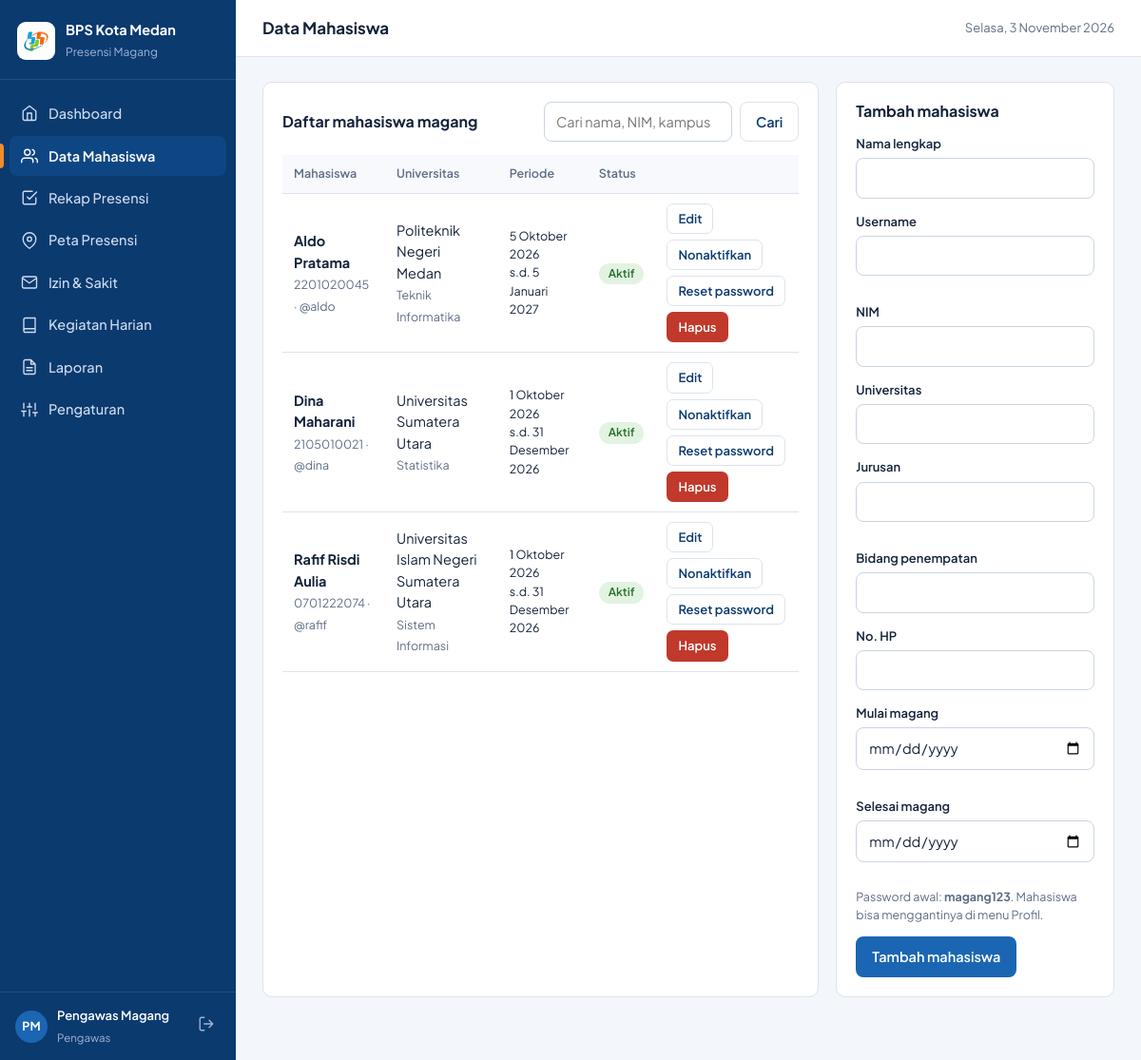
Page /admin/mahasiswa.php (signed in) on the committed database.
### tables this page shows
CREATE TABLE users (
  id INT AUTO_INCREMENT PRIMARY KEY,
  nama VARCHAR(100) NOT NULL,
  username VARCHAR(50) NOT NULL UNIQUE,
  password VARCHAR(255) NOT NULL,
  role ENUM('admin','mahasiswa') NOT NULL DEFAULT 'mahasiswa',
  nim VARCHAR(30) DEFAULT NULL,
  universitas VARCHAR(100) DEFAULT NULL,
  jurusan VARCHAR(100) DEFAULT NULL,
  bidang VARCHAR(100) DEFAULT NULL,
  no_hp VARCHAR(20) DEFAULT NULL,
  mulai_magang DATE DEFAULT NULL,
  selesai_magang DATE DEFAULT NULL,
  status ENUM('aktif','nonaktif') NOT NULL DEFAULT 'aktif',
  created_at TIMESTAMP DEFAULT CURRENT_TIMESTAMP
);

### admin/mahasiswa.php (the view, shortened to what this page needs)
<?php
require __DIR__ . '/../includes/functions.php';
$edit = isset($_GET['edit']) ? q("SELECT * FROM users WHERE id=? AND role='mahasiswa'", [(int)$_GET['edit']])->fetch() : null;
$cari = trim($_GET['cari'] ?? '');
$cariLike = '%' . str_replace(['\\', '%', '_'], ['\\\\', '\%', '\_'], $cari) . '%';
$rows = q("SELECT * FROM users WHERE role='mahasiswa' AND (nama LIKE ? OR nim LIKE ? OR universitas LIKE ?) ORDER BY status, nama", [$cariLike, $cariLike, $cariLike])->fetchAll();
$v = fn($k) => e($edit[$k] ?? '');
?>
<div class="grid g-side">
<div class="card"><div class="card-h"><h2>Daftar mahasiswa magang</h2>
  <form method="get" style="display:flex;gap:8px"><input name="cari" placeholder="Cari nama, NIM, kampus" value="<?= e($cari) ?>"><button class="btn btn-line">Cari</button></form></div>
<div class="tw"><table><thead><tr><th>Mahasiswa</th><th>Universitas</th><th>Periode</th><th>Status</th><th></th></tr></thead><tbody>
<?php foreach ($rows as $m): ?><tr><td><b><?= e($m['nama']) ?></b><br><span class="muted small"><?= e($m['nim']) ?> &middot; @<?= e($m['username']) ?></span></td>
<td><?= e($m['universitas']) ?><br><span class="muted small"><?= e($m['jurusan']) ?></span></td>
<td class="small"><?= e(tgl($m['mulai_magang'])) ?><br>s.d. <?= e(tgl($m['selesai_magang'])) ?></td>
<td><?= $m['status'] === 'aktif' ? '<span class="badge b-ok">Aktif</span>' : '<span class="badge b-mute">Nonaktif</span>' ?></td>
<td><form method="post" style="display:flex;gap:6px;flex-wrap:wrap"><?= csrf_field() ?>
<a class="btn btn-line btn-sm" href="?edit=<?= $m['id'] ?>">Edit</a>
<button class="btn btn-line btn-sm" name="toggle" value="<?= $m['id'] ?>" data-confirm="Ubah status akun ini?"><?= $m['status'] === 'aktif' ? 'Nonaktifkan' : 'Aktifkan' ?></button>
<button class="btn btn-line btn-sm" name="reset" value="<?= $m['id'] ?>" data-confirm="Reset password menjadi magang123?">Reset password</button>
<button class="btn btn-bad btn-sm" name="hapus" value="<?= $m['id'] ?>" data-confirm="Hapus mahasiswa <?= e($m['nama']) ?>? Semua data presensi, izin, dan kegiatan akan ikut terhapus dan tidak dapat dikembalikan.">Hapus</button></form></td></tr>
<?php endforeach; if (!$rows): ?><tr><td colspan="5" class="empty">Belum ada data mahasiswa.</td></tr><?php endif; ?></tbody></table></div></div>
<form class="card" method="post"><h2><?= $edit ? 'Edit mahasiswa' : 'Tambah mahasiswa' ?></h2><?= csrf_field() ?><input type="hidden" name="id" value="<?= (int)($edit['id'] ?? 0) ?>">
<div class="fg"><label for="a">Nama lengkap</label><input id="a" name="nama" value="<?= $v('nama') ?>" required></div>
<div class="frow"><div class="fg"><label for="b">Username</label><input id="b" name="username" value="<?= $v('username') ?>" required></div><div class="fg"><label for="c">NIM</label><input id="c" name="nim" value="<?= $v('nim') ?>"></div></div>
<div class="fg"><label for="d">Universitas</label><input id="d" name="universitas" value="<?= $v('universitas') ?>"></div>
<div class="frow"><div class="fg"><label for="e">Jurusan</label><input id="e" name="jurusan" value="<?= $v('jurusan') ?>"></div><div class="fg"><label for="f">Bidang penempatan</label><input id="f" name="bidang" value="<?= $v('bidang') ?>"></div></div>
<div class="fg"><label for="g">No. HP</label><input id="g" name="no_hp" value="<?= $v('no_hp') ?>"></div>
<div class="frow"><div class="fg"><label for="h">Mulai magang</label><input id="h" type="date" name="mulai" value="<?= $v('mulai_magang') ?>"></div><div class="fg"><label for="i">Selesai magang</label><input id="i" type="date" name="selesai" value="<?= $v('selesai_magang') ?>"></div></div>
<?php if (!$edit): ?><p class="muted small">Password awal: <b>magang123</b>. Mahasiswa bisa menggantinya di menu Profil.</p><?php endif; ?>
<div class="actions"><button class="btn"><?= $edit ? 'Simpan perubahan' : 'Tambah mahasiswa' ?></button><?php if ($edit): ?><a class="btn btn-line" href="<?= e(url('admin/mahasiswa.php')) ?>">Batal</a><?php endif; ?></div></form>
</div>

### assets/css/style.css (style rules this page uses)
:root { --navy:#0B3A6F;--navy2:#0E4684;--blue:#1B66B3;--sky:#E6EFFA;--orange:#F28C28;--green:#3E9B3B;--ink:#14233A;--mute:#5E6E85;--line:#DCE4EE;--bg:#F3F6FA;--card:#fff;--bad:#C0392B;--side:248px }
* { box-sizing:border-box }
html,body { margin:0 }
body { font-family:'Plus Jakarta Sans',system-ui,-apple-system,'Segoe UI',sans-serif;background:var(--bg);color:var(--ink);font-size:14.5px;line-height:1.55 }
a { color:var(--blue);text-decoration:none }
h1,h2,h3 { margin:0;line-height:1.25 }
h2 { font-size:16px;font-weight:700 }
.card { background:var(--card);border:1px solid var(--line);border-radius:10px;padding:20px;margin-bottom:18px }
.card>h2 { margin-bottom:14px }
.card-h { display:flex;align-items:center;gap:12px;flex-wrap:wrap;margin-bottom:14px }
.card-h h2 { margin-right:auto }
.grid { display:grid;gap:18px }
.g-side { grid-template-columns:2fr 1fr }
.btn { display:inline-flex;align-items:center;justify-content:center;gap:8px;border:1px solid transparent;border-radius:8px;padding:9px 16px;font:inherit;font-weight:600;cursor:pointer;background:var(--blue);color:#fff;text-decoration:none }
.btn-bad { background:var(--bad) }
.btn-line { background:#fff;color:var(--navy);border-color:var(--line) }
.btn-sm { padding:5px 11px;font-size:13px;border-radius:7px }
.badge { display:inline-block;padding:2px 10px;border-radius:99px;font-size:12px;font-weight:600;white-space:nowrap }
.b-ok { background:#E2F3E1;color:#25702A }
table { width:100%;border-collapse:collapse }
.tw { overflow-x:auto }
th,td { text-align:left;padding:10px 12px;border-bottom:1px solid var(--line);vertical-align:middle }
th { font-size:12.5px;font-weight:600;color:var(--mute);background:#F7F9FC;white-space:nowrap }
.muted { color:var(--mute) }
.small { font-size:12.5px }
label { display:block;font-weight:600;font-size:13px;margin-bottom:5px }
input,select,textarea { width:100%;font:inherit;color:var(--ink);padding:9px 12px;border:1px solid #C9D4E2;border-radius:8px;background:#fff }
.fg { margin-bottom:14px }
.frow { display:grid;grid-template-columns:repeat(auto-fit,minmax(190px,1fr));gap:14px }
.actions { display:flex;gap:10px;flex-wrap:wrap }

### rows in the picture
users: nama "Aldo Pratama", nim "2201020045", username "aldo", universitas "Politeknik Negeri Medan", jurusan "Teknik Informatika", mulai_magang "5 Oktober 2026", selesai_magang "5 Januari 2027", status "Aktif", $m['id'] 4 (drawn)
users: nama "Dina Maharani", nim "2105010021", username "dina", universitas "Universitas Sumatera Utara", jurusan "Statistika", mulai_magang "1 Oktober 2026", selesai_magang "31 Desember 2026", status "Aktif", $m['id'] 3 (drawn)
users: nama "Rafif Risdi Aulia", nim "0701222074", username "rafif", universitas "Universitas Islam Negeri Sumatera Utara", jurusan "Sistem Informasi", mulai_magang "1 Oktober 2026", selesai_magang "31 Desember 2026", status "Aktif", $m['id'] 2 (drawn)

### other values in the picture
$label "Dashboard"
$label "Data Mahasiswa"
$label "Rekap Presensi"
$label "Peta Presensi"
$label "Izin & Sakit"
$label "Kegiatan Harian"
$label "Laporan"
$label "Pengaturan"
inisial($u['nama']) "PM"
$u['nama'] "Pengawas Magang"
$roleLabel "Pengawas"
$title "Data Mahasiswa"
